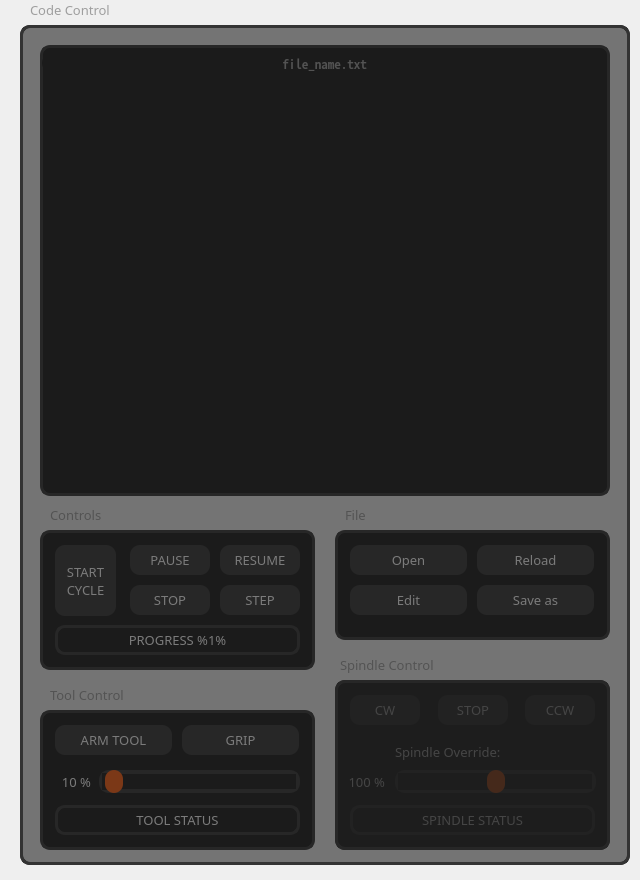
   <widget class="QFrame" name="frame_2">
    <property name="geometry">
     <rect>
      <x>365</x>
      <y>80</y>
      <width>640</width>
      <height>880</height>
     </rect>
    </property>
    <property name="frameShape">
     <enum>QFrame::NoFrame</enum>
    </property>
    <widget class="QFrame" name="frm_gcode_control">
     <property name="geometry">
      <rect>
       <x>20</x>
       <y>25</y>
       <width>610</width>
       <height>840</height>
      </rect>
     </property>
     <property name="sizePolicy">
      <sizepolicy hsizetype="Preferred" vsizetype="Preferred">
       <horstretch>0</horstretch>
       <verstretch>0</verstretch>
      </sizepolicy>
     </property>
     <property name="styleSheet">
      <string notr="true">border-radius: 10px;
border: 3px solid #333333;</string>
     </property>
     <property name="frameShape">
      <enum>QFrame::NoFrame</enum>
     </property>
     <widget class="QFrame" name="frame_6">
      <property name="geometry">
       <rect>
        <x>20</x>
        <y>505</y>
        <width>275</width>
        <height>140</height>
       </rect>
      </property>
      <property name="sizePolicy">
       <sizepolicy hsizetype="Preferred" vsizetype="Preferred">
        <horstretch>0</horstretch>
        <verstretch>0</verstretch>
       </sizepolicy>
      </property>
      <property name="styleSheet">
       <string notr="true">border-radius: 10px;
border: 3px solid #333333;
border: 3px solid #333333;
background-color: #161616;</string>
      </property>
      <property name="frameShape">
       <enum>QFrame::NoFrame</enum>
      </property>
      <widget class="QPushButton" name="btn_cycle_start">
       <property name="geometry">
        <rect>
         <x>15</x>
         <y>15</y>
         <width>61</width>
         <height>71</height>
        </rect>
       </property>
       <property name="sizePolicy">
        <sizepolicy hsizetype="Fixed" vsizetype="Fixed">
         <horstretch>0</horstretch>
         <verstretch>0</verstretch>
        </sizepolicy>
       </property>
       <property name="font">
        <font>
         <family>JetBrains Mono</family>
         <pointsize>10</pointsize>
         <weight>50</weight>
         <bold>false</bold>
        </font>
       </property>
       <property name="toolTip">
        <string>&lt;html&gt;&lt;head/&gt;&lt;body&gt;&lt;p&gt;&lt;span style=&quot; color:#ffffff;&quot;&gt;Begin executing current file [R]&lt;/span&gt;&lt;/p&gt;&lt;/body&gt;&lt;/html&gt;</string>
       </property>
       <property name="styleSheet">
        <string notr="true">QPushButton {
	background-color: #333333;
	color: #FFFFFF;
	padding: 5px;
	border-radius: 10px;
	border: none;
}</string>
       </property>
       <property name="text">
        <string>START
CYCLE</string>
       </property>
      </widget>
      <widget class="QPushButton" name="btn_cycle_pause">
       <property name="geometry">
        <rect>
         <x>90</x>
         <y>15</y>
         <width>80</width>
         <height>30</height>
        </rect>
       </property>
       <property name="sizePolicy">
        <sizepolicy hsizetype="Fixed" vsizetype="Fixed">
         <horstretch>0</horstretch>
         <verstretch>0</verstretch>
        </sizepolicy>
       </property>
       <property name="font">
        <font>
         <family>JetBrains Mono</family>
         <pointsize>10</pointsize>
         <weight>50</weight>
         <bold>false</bold>
        </font>
       </property>
       <property name="toolTip">
        <string>&lt;html&gt;&lt;head/&gt;&lt;body&gt;&lt;p&gt;&lt;span style=&quot; color:#ffffff;&quot;&gt;Pause execution [P]&lt;/span&gt;&lt;/p&gt;&lt;/body&gt;&lt;/html&gt;</string>
       </property>
       <property name="styleSheet">
        <string notr="true">QPushButton {
	background-color: #333333;
	color: #FFFFFF;
	padding: 5px;
	border-radius: 10px;
	border: none;
}</string>
       </property>
       <property name="text">
        <string>PAUSE</string>
       </property>
      </widget>
      <widget class="QPushButton" name="btn_cycle_continue">
       <property name="geometry">
        <rect>
         <x>180</x>
         <y>15</y>
         <width>80</width>
         <height>30</height>
        </rect>
       </property>
       <property name="sizePolicy">
        <sizepolicy hsizetype="Fixed" vsizetype="Fixed">
         <horstretch>0</horstretch>
         <verstretch>0</verstretch>
        </sizepolicy>
       </property>
       <property name="font">
        <font>
         <family>JetBrains Mono</family>
         <pointsize>10</pointsize>
         <weight>50</weight>
         <bold>false</bold>
        </font>
       </property>
       <property name="toolTip">
        <string>&lt;html&gt;&lt;head/&gt;&lt;body&gt;&lt;p&gt;&lt;span style=&quot; color:#ffffff;&quot;&gt;Resume execution [S]&lt;/span&gt;&lt;/p&gt;&lt;/body&gt;&lt;/html&gt;</string>
       </property>
       <property name="styleSheet">
        <string notr="true">QPushButton {
	background-color: #333333;
	color: #FFFFFF;
	padding: 5px;
	border-radius: 10px;
	border: none;
}</string>
       </property>
       <property name="text">
        <string>RESUME</string>
       </property>
      </widget>
      <widget class="QPushButton" name="btn_cycle_step">
       <property name="geometry">
        <rect>
         <x>180</x>
         <y>55</y>
         <width>80</width>
         <height>30</height>
        </rect>
       </property>
       <property name="sizePolicy">
        <sizepolicy hsizetype="Fixed" vsizetype="Fixed">
         <horstretch>0</horstretch>
         <verstretch>0</verstretch>
        </sizepolicy>
       </property>
       <property name="font">
        <font>
         <family>JetBrains Mono</family>
         <pointsize>10</pointsize>
         <weight>50</weight>
         <bold>false</bold>
        </font>
       </property>
       <property name="toolTip">
        <string>&lt;html&gt;&lt;head/&gt;&lt;body&gt;&lt;p&gt;&lt;span style=&quot; color:#ffffff;&quot;&gt;Execute next line [T]&lt;/span&gt;&lt;/p&gt;&lt;/body&gt;&lt;/html&gt;</string>
       </property>
       <property name="styleSheet">
        <string notr="true">QPushButton {
	background-color: #333333;
	color: #FFFFFF;
	padding: 5px;
	border-radius: 10px;
	border: none;
}</string>
       </property>
       <property name="text">
        <string>STEP</string>
       </property>
      </widget>
      <widget class="QPushButton" name="btn_cycle_stop">
       <property name="geometry">
        <rect>
         <x>90</x>
         <y>55</y>
         <width>80</width>
         <height>30</height>
        </rect>
       </property>
       <property name="sizePolicy">
        <sizepolicy hsizetype="Fixed" vsizetype="Fixed">
         <horstretch>0</horstretch>
         <verstretch>0</verstretch>
        </sizepolicy>
       </property>
       <property name="font">
        <font>
         <family>JetBrains Mono</family>
         <pointsize>10</pointsize>
         <weight>50</weight>
         <bold>false</bold>
        </font>
       </property>
       <property name="toolTip">
        <string>&lt;html&gt;&lt;head/&gt;&lt;body&gt;&lt;p&gt;&lt;span style=&quot; color:#ffffff;&quot;&gt;Stop program execution [ESC]&lt;/span&gt;&lt;/p&gt;&lt;/body&gt;&lt;/html&gt;</string>
       </property>
       <property name="styleSheet">
        <string notr="true">QPushButton {
	background-color: #333333;
	color: #FFFFFF;
	padding: 5px;
	border-radius: 10px;
	border: none;
}</string>
       </property>
       <property name="text">
        <string>STOP</string>
       </property>
      </widget>
      <widget class="QLabel" name="lbl_progress_percent">
       <property name="geometry">
        <rect>
         <x>15</x>
         <y>95</y>
         <width>245</width>
         <height>30</height>
        </rect>
       </property>
       <property name="font">
        <font>
         <family>JetBrains Mono</family>
         <pointsize>10</pointsize>
         <weight>50</weight>
         <bold>false</bold>
        </font>
       </property>
       <property name="styleSheet">
        <string notr="true">border-radius: 10px;
color: #fff;
</string>
       </property>
       <property name="text">
        <string>PROGRESS %1%</string>
       </property>
       <property name="alignment">
        <set>Qt::AlignCenter</set>
       </property>
      </widget>
     </widget>
     <widget class="QFrame" name="frame_8">
      <property name="geometry">
       <rect>
        <x>315</x>
        <y>505</y>
        <width>275</width>
        <height>110</height>
       </rect>
      </property>
      <property name="sizePolicy">
       <sizepolicy hsizetype="Preferred" vsizetype="Preferred">
        <horstretch>0</horstretch>
        <verstretch>0</verstretch>
       </sizepolicy>
      </property>
      <property name="styleSheet">
       <string notr="true">border-radius: 10px;
border: 3px solid #333333;
background-color: #161616;</string>
      </property>
      <property name="frameShape">
       <enum>QFrame::NoFrame</enum>
      </property>
      <widget class="QPushButton" name="btn_file_open">
       <property name="geometry">
        <rect>
         <x>15</x>
         <y>15</y>
         <width>117</width>
         <height>30</height>
        </rect>
       </property>
       <property name="sizePolicy">
        <sizepolicy hsizetype="Fixed" vsizetype="Fixed">
         <horstretch>0</horstretch>
         <verstretch>0</verstretch>
        </sizepolicy>
       </property>
       <property name="font">
        <font>
         <family>JetBrains Mono</family>
         <pointsize>10</pointsize>
         <weight>50</weight>
         <bold>false</bold>
        </font>
       </property>
       <property name="toolTip">
        <string>&lt;html&gt;&lt;head/&gt;&lt;body&gt;&lt;p&gt;&lt;span style=&quot; color:#ffffff;&quot;&gt;Open G-Code file [O]&lt;/span&gt;&lt;/p&gt;&lt;/body&gt;&lt;/html&gt;</string>
       </property>
       <property name="styleSheet">
        <string notr="true">QPushButton {
	background-color: #333333;
	color: #FFFFFF;
	padding: 5px;
	border-radius: 10px;
	border: none;
}</string>
       </property>
       <property name="text">
        <string>Open</string>
       </property>
      </widget>
      <widget class="QPushButton" name="btn_file_reload">
       <property name="geometry">
        <rect>
         <x>142</x>
         <y>15</y>
         <width>117</width>
         <height>30</height>
        </rect>
       </property>
       <property name="sizePolicy">
        <sizepolicy hsizetype="Fixed" vsizetype="Fixed">
         <horstretch>0</horstretch>
         <verstretch>0</verstretch>
        </sizepolicy>
       </property>
       <property name="font">
        <font>
         <family>JetBrains Mono</family>
         <pointsize>10</pointsize>
         <weight>50</weight>
         <bold>false</bold>
        </font>
       </property>
       <property name="toolTip">
        <string>&lt;html&gt;&lt;head/&gt;&lt;body&gt;&lt;p&gt;&lt;span style=&quot; color:#ffffff;&quot;&gt;Reopen current file [Ctrl+R]&lt;/span&gt;&lt;/p&gt;&lt;/body&gt;&lt;/html&gt;</string>
       </property>
       <property name="styleSheet">
        <string notr="true">QPushButton {
	background-color: #333333;
	color: #FFFFFF;
	padding: 5px;
	border-radius: 10px;
	border: none;
}</string>
       </property>
       <property name="text">
        <string>Reload</string>
       </property>
      </widget>
      <widget class="QPushButton" name="btn_file_save_as">
       <property name="geometry">
        <rect>
         <x>142</x>
         <y>55</y>
         <width>117</width>
         <height>30</height>
        </rect>
       </property>
       <property name="sizePolicy">
        <sizepolicy hsizetype="Fixed" vsizetype="Fixed">
         <horstretch>0</horstretch>
         <verstretch>0</verstretch>
        </sizepolicy>
       </property>
       <property name="font">
        <font>
         <family>JetBrains Mono</family>
         <pointsize>10</pointsize>
         <weight>50</weight>
         <bold>false</bold>
        </font>
       </property>
       <property name="toolTip">
        <string>&lt;html&gt;&lt;head/&gt;&lt;body&gt;&lt;p&gt;&lt;span style=&quot; color:#ffffff;&quot;&gt;Save G-code as [Ctrl+S]&lt;/span&gt;&lt;/p&gt;&lt;/body&gt;&lt;/html&gt;</string>
       </property>
       <property name="styleSheet">
        <string notr="true">QPushButton {
	background-color: #333333;
	color: #FFFFFF;
	padding: 5px;
	border-radius: 10px;
	border: none;
}</string>
       </property>
       <property name="text">
        <string>Save as</string>
       </property>
      </widget>
      <widget class="QPushButton" name="btn_file_edit">
       <property name="geometry">
        <rect>
         <x>15</x>
         <y>55</y>
         <width>117</width>
         <height>30</height>
        </rect>
       </property>
       <property name="sizePolicy">
        <sizepolicy hsizetype="Fixed" vsizetype="Fixed">
         <horstretch>0</horstretch>
         <verstretch>0</verstretch>
        </sizepolicy>
       </property>
       <property name="font">
        <font>
         <family>JetBrains Mono</family>
         <pointsize>10</pointsize>
         <weight>50</weight>
         <bold>false</bold>
        </font>
       </property>
       <property name="toolTip">
        <string>&lt;html&gt;&lt;head/&gt;&lt;body&gt;&lt;p&gt;&lt;span style=&quot; color:#ffffff;&quot;&gt;Edit current file [E]&lt;/span&gt;&lt;/p&gt;&lt;/body&gt;&lt;/html&gt;</string>
       </property>
       <property name="styleSheet">
        <string notr="true">QPushButton {
	background-color: #333333;
	color: #FFFFFF;
	padding: 5px;
	border-radius: 10px;
	border: none;
}</string>
       </property>
       <property name="text">
        <string>Edit</string>
       </property>
      </widget>
     </widget>
     <widget class="QFrame" name="frame_10">
      <property name="geometry">
       <rect>
        <x>20</x>
        <y>20</y>
        <width>570</width>
        <height>451</height>
       </rect>
      </property>
      <property name="styleSheet">
       <string notr="true">background-color: #161616;
border: 3px solid #333333;</string>
      </property>
      <property name="frameShape">
       <enum>QFrame::NoFrame</enum>
      </property>
      <widget class="GCodeEditorWidget" name="list_gcode_edit" native="true">
       <property name="geometry">
        <rect>
         <x>10</x>
         <y>30</y>
         <width>551</width>
         <height>411</height>
        </rect>
       </property>
       <property name="styleSheet">
        <string notr="true">background-color: #161616;
border: none;
border-radius: 0px;
padding: 0px;
color: #fff;
</string>
       </property>
      </widget>
     </widget>
     <widget class="QFrame" name="gcode_control_overlay">
      <property name="geometry">
       <rect>
        <x>0</x>
        <y>0</y>
        <width>610</width>
        <height>840</height>
       </rect>
      </property>
      <property name="acceptDrops">
       <bool>false</bool>
      </property>
      <property name="styleSheet">
       <string notr="true">background-color: rgba(30, 30, 30, 150);
</string>
      </property>
      <property name="frameShape">
       <enum>QFrame::StyledPanel</enum>
      </property>
      <property name="frameShadow">
       <enum>QFrame::Raised</enum>
      </property>
     </widget>
     <widget class="QLabel" name="lbl_controls">
      <property name="geometry">
       <rect>
        <x>30</x>
        <y>480</y>
        <width>100</width>
        <height>20</height>
       </rect>
      </property>
      <property name="font">
       <font>
        <family>JetBrains Mono</family>
        <pointsize>10</pointsize>
        <weight>50</weight>
        <bold>false</bold>
       </font>
      </property>
      <property name="styleSheet">
       <string notr="true">border: none;
color: #9E9E9E</string>
      </property>
      <property name="text">
       <string>Controls</string>
      </property>
     </widget>
     <widget class="QLabel" name="lbl_file">
      <property name="geometry">
       <rect>
        <x>325</x>
        <y>480</y>
        <width>100</width>
        <height>20</height>
       </rect>
      </property>
      <property name="font">
       <font>
        <family>JetBrains Mono</family>
        <pointsize>10</pointsize>
        <weight>50</weight>
        <bold>false</bold>
       </font>
      </property>
      <property name="styleSheet">
       <string notr="true">border: none;
color: #9E9E9E</string>
      </property>
      <property name="text">
       <string>File</string>
      </property>
     </widget>
     <widget class="QLabel" name="lbl_filename">
      <property name="geometry">
       <rect>
        <x>22</x>
        <y>28</y>
        <width>565</width>
        <height>20</height>
       </rect>
      </property>
      <property name="font">
       <font>
        <family>Noto Sans Mono CJK SC</family>
        <pointsize>10</pointsize>
        <weight>50</weight>
        <bold>false</bold>
       </font>
      </property>
      <property name="styleSheet">
       <string notr="true">border: none;
background-color: #161616;
color: #9E9E9E;
</string>
      </property>
      <property name="text">
       <string>file_name.txt</string>
      </property>
      <property name="alignment">
       <set>Qt::AlignCenter</set>
      </property>
     </widget>
     <widget class="QFrame" name="frm_spindle_control">
      <property name="geometry">
       <rect>
        <x>315</x>
        <y>655</y>
        <width>275</width>
        <height>170</height>
       </rect>
      </property>
      <property name="sizePolicy">
       <sizepolicy hsizetype="Preferred" vsizetype="Preferred">
        <horstretch>0</horstretch>
        <verstretch>0</verstretch>
       </sizepolicy>
      </property>
      <property name="styleSheet">
       <string notr="true">border-radius: 10px;
border: 3px solid #333333;
background-color: #161616;</string>
      </property>
      <property name="frameShape">
       <enum>QFrame::NoFrame</enum>
      </property>
      <widget class="QPushButton" name="btn_spindle_cw">
       <property name="geometry">
        <rect>
         <x>15</x>
         <y>15</y>
         <width>70</width>
         <height>30</height>
        </rect>
       </property>
       <property name="sizePolicy">
        <sizepolicy hsizetype="Fixed" vsizetype="Fixed">
         <horstretch>0</horstretch>
         <verstretch>0</verstretch>
        </sizepolicy>
       </property>
       <property name="font">
        <font>
         <family>JetBrains Mono</family>
         <pointsize>10</pointsize>
         <weight>50</weight>
         <bold>false</bold>
        </font>
       </property>
       <property name="toolTip">
        <string>&lt;html&gt;&lt;head/&gt;&lt;body&gt;&lt;p&gt;&lt;span style=&quot; color:#ffffff;&quot;&gt;Resume execution [S]&lt;/span&gt;&lt;/p&gt;&lt;/body&gt;&lt;/html&gt;</string>
       </property>
       <property name="styleSheet">
        <string notr="true">QPushButton {
	background-color: #333333;
	color: #FFFFFF;
	padding: 5px;
	border-radius: 10px;
	border: none;
}</string>
       </property>
       <property name="text">
        <string>CW</string>
       </property>
      </widget>
      <widget class="QPushButton" name="btn_spindle_stop">
       <property name="geometry">
        <rect>
         <x>103</x>
         <y>15</y>
         <width>70</width>
         <height>30</height>
        </rect>
       </property>
       <property name="sizePolicy">
        <sizepolicy hsizetype="Fixed" vsizetype="Fixed">
         <horstretch>0</horstretch>
         <verstretch>0</verstretch>
        </sizepolicy>
       </property>
       <property name="font">
        <font>
         <family>JetBrains Mono</family>
         <pointsize>10</pointsize>
         <weight>50</weight>
         <bold>false</bold>
        </font>
       </property>
       <property name="toolTip">
        <string>&lt;html&gt;&lt;head/&gt;&lt;body&gt;&lt;p&gt;&lt;span style=&quot; color:#ffffff;&quot;&gt;Resume execution [S]&lt;/span&gt;&lt;/p&gt;&lt;/body&gt;&lt;/html&gt;</string>
       </property>
       <property name="styleSheet">
        <string notr="true">QPushButton {
	background-color: #333333;
	color: #FFFFFF;
	padding: 5px;
	border-radius: 10px;
	border: none;
}</string>
       </property>
       <property name="text">
        <string>STOP</string>
       </property>
      </widget>
      <widget class="QPushButton" name="btn_spindle_ccw">
       <property name="geometry">
        <rect>
         <x>190</x>
         <y>15</y>
         <width>70</width>
         <height>30</height>
        </rect>
       </property>
       <property name="sizePolicy">
        <sizepolicy hsizetype="Fixed" vsizetype="Fixed">
         <horstretch>0</horstretch>
         <verstretch>0</verstretch>
        </sizepolicy>
       </property>
       <property name="font">
        <font>
         <family>JetBrains Mono</family>
         <pointsize>10</pointsize>
         <weight>50</weight>
         <bold>false</bold>
        </font>
       </property>
       <property name="toolTip">
        <string>&lt;html&gt;&lt;head/&gt;&lt;body&gt;&lt;p&gt;&lt;span style=&quot; color:#ffffff;&quot;&gt;Resume execution [S]&lt;/span&gt;&lt;/p&gt;&lt;/body&gt;&lt;/html&gt;</string>
       </property>
       <property name="styleSheet">
        <string notr="true">QPushButton {
	background-color: #333333;
	color: #FFFFFF;
	padding: 5px;
	border-radius: 10px;
	border: none;
}</string>
       </property>
       <property name="text">
        <string>CCW</string>
       </property>
      </widget>
      <widget class="QFrame" name="spindle_control_overlay">
       <property name="geometry">
        <rect>
         <x>0</x>
         <y>0</y>
         <width>275</width>
         <height>170</height>
        </rect>
       </property>
       <property name="styleSheet">
        <string notr="true">background-color: rgba(30, 30, 30, 150);
border-radius: 10px;
border: 3px solid #333333;</string>
       </property>
       <property name="frameShape">
        <enum>QFrame::StyledPanel</enum>
       </property>
       <property name="frameShadow">
        <enum>QFrame::Raised</enum>
       </property>
      </widget>
      <widget class="QLabel" name="lbl_spindle_status">
       <property name="geometry">
        <rect>
         <x>15</x>
         <y>125</y>
         <width>245</width>
         <height>30</height>
        </rect>
       </property>
       <property name="font">
        <font>
         <family>JetBrains Mono</family>
         <pointsize>10</pointsize>
         <weight>50</weight>
         <bold>false</bold>
        </font>
       </property>
       <property name="styleSheet">
        <string notr="true">border-radius: 10px;
color: #fff;
</string>
       </property>
       <property name="text">
        <string>SPINDLE STATUS</string>
       </property>
       <property name="alignment">
        <set>Qt::AlignCenter</set>
       </property>
      </widget>
      <widget class="QLabel" name="val_spindle_override">
       <property name="geometry">
        <rect>
         <x>-1</x>
         <y>90</y>
         <width>51</width>
         <height>23</height>
        </rect>
       </property>
       <property name="font">
        <font>
         <family>JetBrains Mono</family>
         <pointsize>10</pointsize>
         <weight>50</weight>
         <bold>false</bold>
        </font>
       </property>
       <property name="styleSheet">
        <string notr="true">border: none;
color: #fff;
</string>
       </property>
       <property name="text">
        <string>100 %</string>
       </property>
       <property name="alignment">
        <set>Qt::AlignRight|Qt::AlignTrailing|Qt::AlignVCenter</set>
       </property>
      </widget>
      <widget class="QLabel" name="lbl_spindle_override">
       <property name="enabled">
        <bool>false</bool>
       </property>
       <property name="geometry">
        <rect>
         <x>60</x>
         <y>60</y>
         <width>200</width>
         <height>23</height>
        </rect>
       </property>
       <property name="font">
        <font>
         <family>JetBrains Mono</family>
         <pointsize>10</pointsize>
         <weight>50</weight>
         <bold>false</bold>
        </font>
       </property>
       <property name="styleSheet">
        <string notr="true">border: none;
color: #fff;
background: none;</string>
       </property>
       <property name="text">
        <string>Spindle Override:</string>
       </property>
      </widget>
      <widget class="QSlider" name="sld_spindle_override">
       <property name="geometry">
        <rect>
         <x>60</x>
         <y>90</y>
         <width>201</width>
         <height>23</height>
        </rect>
       </property>
       <property name="styleSheet">
        <string notr="true">QSlider::groove:horizontal {
    background: #FE5C0D;
	border-radius: 10px;
	border: 3px solid #333333;
}

QSlider::handle:horizontal {
    background: #FE5C0D;
    width: 18px;
    height: 18px;
    margin: -6px 0; 
    border-radius: 9px; 
}

QSlider::handle:horizontal:hover {
	background-color: rgb(254, 81, 13);
    border: 2px solid rgb(254, 174, 13);
}

QSlider::sub-page:horizontal {
    background: #161616;
    height: 8px;
    border-radius: 9px;
}

QSlider::add-page:horizontal {
    background: #161616;
    border: 1px solid #333333;
    height: 8px;
    border-radius: 9px;
}</string>
       </property>
       <property name="maximum">
        <number>200</number>
       </property>
       <property name="value">
        <number>100</number>
       </property>
       <property name="orientation">
        <enum>Qt::Horizontal</enum>
       </property>
      </widget>
      <zorder>btn_spindle_cw</zorder>
      <zorder>btn_spindle_stop</zorder>
      <zorder>btn_spindle_ccw</zorder>
      <zorder>lbl_spindle_status</zorder>
      <zorder>val_spindle_override</zorder>
      <zorder>lbl_spindle_override</zorder>
      <zorder>sld_spindle_override</zorder>
      <zorder>spindle_control_overlay</zorder>
     </widget>
     <widget class="QLabel" name="lbl_spindle_control">
      <property name="geometry">
       <rect>
        <x>320</x>
        <y>630</y>
        <width>151</width>
        <height>20</height>
       </rect>
      </property>
      <property name="font">
       <font>
        <family>JetBrains Mono</family>
        <pointsize>10</pointsize>
        <weight>50</weight>
        <bold>false</bold>
       </font>
      </property>
      <property name="styleSheet">
       <string notr="true">border: none;
color: #9E9E9E</string>
      </property>
      <property name="text">
       <string>Spindle Control</string>
      </property>
      <property name="alignment">
       <set>Qt::AlignLeading|Qt::AlignLeft|Qt::AlignVCenter</set>
      </property>
     </widget>
     <widget class="QFrame" name="frm_tool_control">
      <property name="geometry">
       <rect>
        <x>20</x>
        <y>685</y>
        <width>275</width>
        <height>140</height>
       </rect>
      </property>
      <property name="sizePolicy">
       <sizepolicy hsizetype="Preferred" vsizetype="Preferred">
        <horstretch>0</horstretch>
        <verstretch>0</verstretch>
       </sizepolicy>
      </property>
      <property name="styleSheet">
       <string notr="true">border-radius: 10px;
border: 3px solid #333333;
background-color: #161616;</string>
      </property>
      <property name="frameShape">
       <enum>QFrame::NoFrame</enum>
      </property>
      <widget class="QPushButton" name="btn_tool_arm">
       <property name="geometry">
        <rect>
         <x>15</x>
         <y>15</y>
         <width>117</width>
         <height>30</height>
        </rect>
       </property>
       <property name="sizePolicy">
        <sizepolicy hsizetype="Fixed" vsizetype="Fixed">
         <horstretch>0</horstretch>
         <verstretch>0</verstretch>
        </sizepolicy>
       </property>
       <property name="font">
        <font>
         <family>JetBrains Mono</family>
         <pointsize>10</pointsize>
         <weight>50</weight>
         <bold>false</bold>
        </font>
       </property>
       <property name="toolTip">
        <string/>
       </property>
       <property name="styleSheet">
        <string notr="true">QPushButton {
	background-color: #333333;
	color: #FFFFFF;
	padding: 5px;
	border-radius: 10px;
	border: none;
}</string>
       </property>
       <property name="text">
        <string>ARM TOOL</string>
       </property>
      </widget>
      <widget class="QPushButton" name="btn_tool_action">
       <property name="geometry">
        <rect>
         <x>142</x>
         <y>15</y>
         <width>117</width>
         <height>30</height>
        </rect>
       </property>
       <property name="sizePolicy">
        <sizepolicy hsizetype="Fixed" vsizetype="Fixed">
         <horstretch>0</horstretch>
         <verstretch>0</verstretch>
        </sizepolicy>
       </property>
       <property name="font">
        <font>
         <family>JetBrains Mono</family>
         <pointsize>10</pointsize>
         <weight>50</weight>
         <bold>false</bold>
        </font>
       </property>
       <property name="toolTip">
        <string/>
       </property>
       <property name="styleSheet">
        <string notr="true">QPushButton {
	background-color: #333333;
	color: #FFFFFF;
	padding: 5px;
	border-radius: 10px;
	border: none;
}</string>
       </property>
       <property name="text">
        <string>GRIP</string>
       </property>
      </widget>
      <widget class="QLabel" name="lbl_tool_status">
       <property name="geometry">
        <rect>
         <x>15</x>
         <y>95</y>
         <width>245</width>
         <height>30</height>
        </rect>
       </property>
       <property name="font">
        <font>
         <family>JetBrains Mono</family>
         <pointsize>10</pointsize>
         <weight>50</weight>
         <bold>false</bold>
        </font>
       </property>
       <property name="styleSheet">
        <string notr="true">border-radius: 10px;
color: #fff;
</string>
       </property>
       <property name="text">
        <string>TOOL STATUS</string>
       </property>
       <property name="alignment">
        <set>Qt::AlignCenter</set>
       </property>
      </widget>
      <widget class="QSlider" name="sld_tool_power">
       <property name="geometry">
        <rect>
         <x>59</x>
         <y>60</y>
         <width>201</width>
         <height>23</height>
        </rect>
       </property>
       <property name="styleSheet">
        <string notr="true">QSlider::groove:horizontal {
    background: #FE5C0D;
	border-radius: 10px;
	border: 3px solid #FE5C0D;
}

QSlider::handle:horizontal {
    background: #FE5C0D;
    width: 18px;
    height: 18px;
    margin: -6px 0; 
    border-radius: 9px; 
}

QSlider::handle:horizontal:hover {
	background-color: rgb(254, 81, 13);
    border: 2px solid rgb(254, 174, 13);
}

QSlider::sub-page:horizontal {
    background: #161616;
    height: 8px;
    border-radius: 9px;
}

QSlider::add-page:horizontal {
    background: #161616;
    border: 1px solid #333333;
    height: 8px;
    border-radius: 9px;
}</string>
       </property>
       <property name="minimum">
        <number>10</number>
       </property>
       <property name="maximum">
        <number>100</number>
       </property>
       <property name="value">
        <number>10</number>
       </property>
       <property name="orientation">
        <enum>Qt::Horizontal</enum>
       </property>
      </widget>
      <widget class="QLabel" name="lbl_tool_power_val">
       <property name="geometry">
        <rect>
         <x>10</x>
         <y>60</y>
         <width>41</width>
         <height>23</height>
        </rect>
       </property>
       <property name="font">
        <font>
         <family>JetBrains Mono</family>
         <pointsize>10</pointsize>
         <weight>50</weight>
         <bold>false</bold>
        </font>
       </property>
       <property name="styleSheet">
        <string notr="true">border: none;
color: #fff;
</string>
       </property>
       <property name="text">
        <string>10 %</string>
       </property>
       <property name="alignment">
        <set>Qt::AlignRight|Qt::AlignTrailing|Qt::AlignVCenter</set>
       </property>
      </widget>
     </widget>
     <widget class="QLabel" name="lbl_tool_title">
      <property name="geometry">
       <rect>
        <x>30</x>
        <y>660</y>
        <width>151</width>
        <height>20</height>
       </rect>
      </property>
      <property name="font">
       <font>
        <family>JetBrains Mono</family>
        <pointsize>10</pointsize>
        <weight>50</weight>
        <bold>false</bold>
       </font>
      </property>
      <property name="styleSheet">
       <string notr="true">border: none;
color: #9E9E9E</string>
      </property>
      <property name="text">
       <string>Tool Control</string>
      </property>
      <property name="alignment">
       <set>Qt::AlignLeading|Qt::AlignLeft|Qt::AlignVCenter</set>
      </property>
     </widget>
     <zorder>frame_10</zorder>
     <zorder>frame_6</zorder>
     <zorder>frame_8</zorder>
     <zorder>lbl_controls</zorder>
     <zorder>lbl_file</zorder>
     <zorder>lbl_filename</zorder>
     <zorder>frm_spindle_control</zorder>
     <zorder>lbl_spindle_control</zorder>
     <zorder>frm_tool_control</zorder>
     <zorder>lbl_tool_title</zorder>
     <zorder>gcode_control_overlay</zorder>
    </widget>
    <widget class="QLabel" name="lbl_gcode_control">
     <property name="geometry">
      <rect>
       <x>30</x>
       <y>0</y>
       <width>151</width>
       <height>20</height>
      </rect>
     </property>
     <property name="font">
      <font>
       <family>JetBrains Mono</family>
       <pointsize>10</pointsize>
       <weight>50</weight>
       <bold>false</bold>
      </font>
     </property>
     <property name="styleSheet">
      <string notr="true">border: none;
color: #9E9E9E</string>
     </property>
     <property name="text">
      <string>Code Control</string>
     </property>
    </widget>
   </widget>
